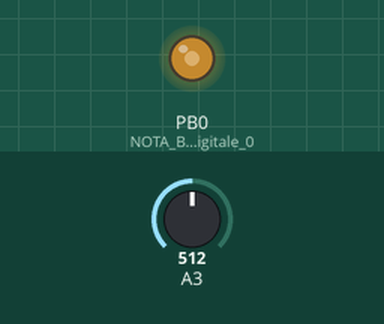
Simulated run of this sketch. Board: ATtiny85, built with avr-gcc and run on an emulated ATtiny85. Shown: output pins drawn as LEDs (lit = HIGH). The inputs (shaded band) are chosen by the test bench; at power-on: A3 = 512.

Above: at 1.2 s.
1.3 s: A3 set to 716
At 1.9 s:
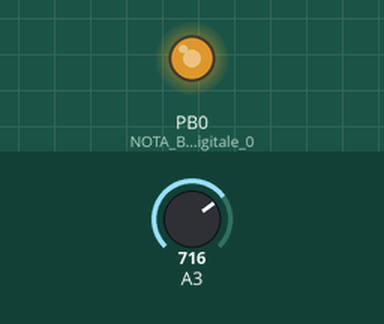
2.8 s: A3 set to 900
At 3.2 s:
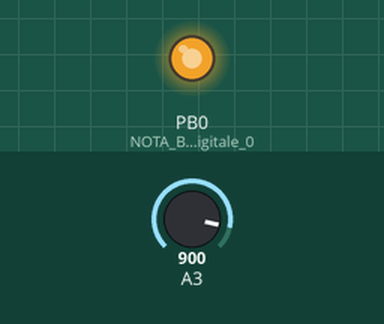
4.3 s: A3 set to 122
At 5.5 s:
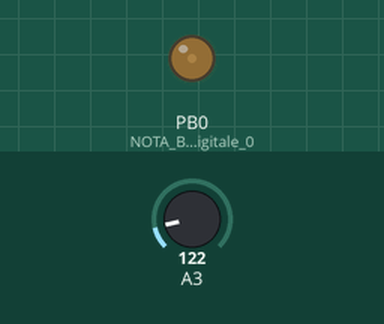
5.8 s: A3 set to 0
At 6.9 s:
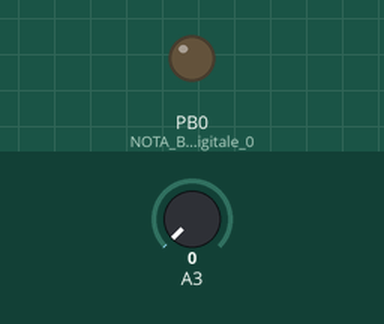
7.3 s: A3 set to 511
At 8.2 s:
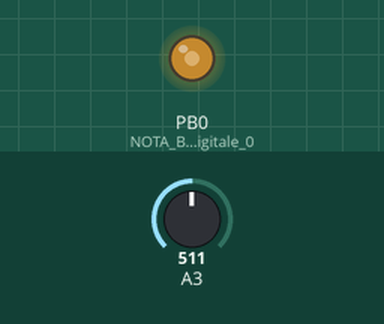
Timing chart, 0 to 9.8 s (numbered marks = the images above; inputs shaded):
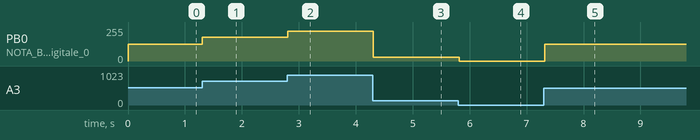

The sketch:

attiny_blink_tests.ino
```cpp
// Il TIMING del BLINK pare CORRETTO con PROCESSOR "Internal 1MHz",
// PROGRAMMER "Arduino as ISP"; USARE Sketch -> Upload using Programmer

/*
void setup() {
  pinMode(3, OUTPUT);  // NOTA BENE pin digitale 3 è il pin fisico 2
}


void loop() {
  digitalWrite(3, HIGH);
  delay(5000);
  digitalWrite(3, LOW);
  delay(5000);
}
*/


void setup() {
  pinMode(0, OUTPUT);  // NOTA BENE pin digitale 0 è il pin fisico 5
}


void loop() {
  int val = analogRead(A3);
  val = map(val, 0, 1023, 0, 255);
  analogWrite(0, val);
  delay(100);
}


// Fonte per board manager https://raw.githubusercontent.com/damellis/attiny/ide-1.6.x-boards-manager/package_damellis_attiny_index.json
// Fonte Aliverti per primi passi e sketch https://www.youtube.com/watch?v=u5xWLRFcGss&t=368s
// Fonte Aliverti per preparare Arduino as ISP https://www.youtube.com/watch?v=fb2cH6MDG8s
// Fonte Aliverti per pin PWM e analogici https://www.youtube.com/watch?v=HjKyLFnbMjw

// DA FARE
// Fonte Aliverti per controllo tasto https://www.youtube.com/watch?v=ABi1O_vWGKs
// Fonte Aliverti per comunicare con porta seriale https://www.youtube.com/watch?v=B1_0Updscjs
```

Measured:
- after the input at 1.3 s, PB0 (NOTA_BENE_pin_digitale_0): 127/255 → 178/255 at once
- after the input at 2.8 s, PB0 (NOTA_BENE_pin_digitale_0): 178/255 → 224/255 at once
- after the input at 4.3 s, PB0 (NOTA_BENE_pin_digitale_0): 224/255 → 30/255 at once
- after the input at 5.8 s, PB0 (NOTA_BENE_pin_digitale_0): 30/255 → 0/255 at once
- after the input at 7.3 s, PB0 (NOTA_BENE_pin_digitale_0): 0/255 → 127/255 at once
